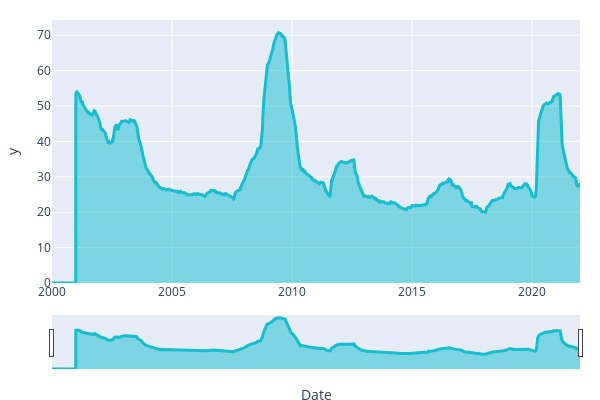

Notebook cell for this chart:
### Markdown cell above
### ***- Momentos de alta volatilidad que afectaron al SP500***

### Code cell
# Calculamos la volatilidad
volatilidad = variacion.rolling(250).std()*100*(250)**0.5

# Calculamos su promedio y lo ordenamos
volatilidad = volatilidad.mean(axis = 1)
volatilidad = volatilidad.sort_index()

# Graficamos
x = volatilidad.index
y = volatilidad.values
fig = px.area(volatilidad, x=x, y=y, width=600, height=400)
fig.update_traces(line_color='#17BECF', line_width=3)
fig.update_layout(
    margin=dict(l=20, r=20, t=20, b=20),
)
fig.update_xaxes(rangeslider_visible=True)
fig.show()

### Figure 1 — Plotly figure (JSON) as saved in the notebook; plotly's stock layout.template omitted (floating-point values rounded to 4 significant figures; data arrays with more than 128 entries replaced by an {"elided": "..."} marker saying what was removed)
{"data": [{"fillpattern": {"shape": ""}, "hovertemplate": "Date=%{x}<br>y=%{y}<extra></extra>", "legendgroup": "", "line": {"color": "#17BECF", "width": 3}, "marker": {"symbol": "circle"}, "mode": "lines", "name": "", "orientation": "v", "showlegend": false, "stackgroup": "1", "type": "scatter", "x": {"elided": "5537 str values"}, "xaxis": "x", "y": {"elided": "5537 float values"}, "yaxis": "y"}], "layout": {"height": 400, "legend": {"tracegroupgap": 0}, "margin": {"b": 20, "l": 20, "r": 20, "t": 20}, "width": 600, "xaxis": {"anchor": "y", "domain": [0, 1], "rangeslider": {"visible": true}, "title": {"text": "Date"}}, "yaxis": {"anchor": "x", "domain": [0, 1], "title": {"text": "y"}}}}
